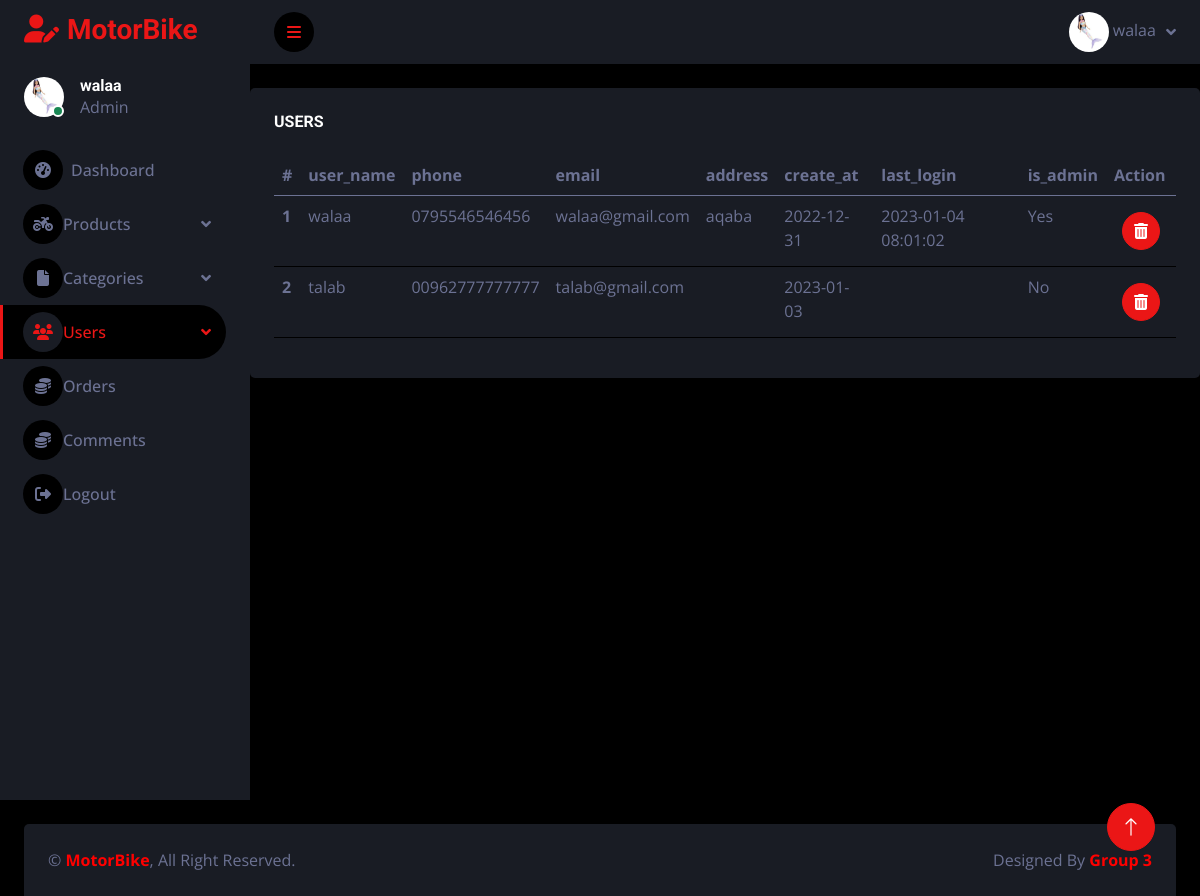
Screenshot of /admin_dashboard/users.php (signed in) with the database file from the repository.
### tables this page shows
CREATE TABLE `users` (
  `user_id` int(10) NOT NULL,
  `user_name` varchar(255) NOT NULL,
  `phone` varchar(255) NOT NULL,
  `email` varchar(255) NOT NULL,
  `password` varchar(255) NOT NULL,
  `address` varchar(255) DEFAULT NULL,
  `pic` varchar(255) DEFAULT NULL,
  `create_at` date NOT NULL DEFAULT current_timestamp(),
  `last_login` datetime DEFAULT NULL,
  `is_admin` tinyint(1) DEFAULT 0,
  `is_deleted` int(1) DEFAULT 0
);

### admin_dashboard/users.php (the view, shortened to what this page needs)
<!DOCTYPE html>
<html lang="en">
<head>
    <link rel="stylesheet" href="https://cdnjs.cloudflare.com/ajax/libs/font-awesome/6.2.1/css/all.min.css" />
    <?php include('./include/include_head.php');?>
     <div class="container-fluid pt-4 px-4">
                    </div>
                    <div class="col-12">
                        <div class="bg-secondary rounded h-100 p-4">
                            <h6 class="mb-4">USERS</h6>
                            <div class="table-responsive">
                                <table class="table">
                                    <thead>
                                        <tr>
                                            <th scope="col">#</th>
                                            <th scope="col">user_name</th>
                                            <th scope="col">phone</th>
                                            <th scope="col">email</th>
                                            <th scope="col">address</th>
                                            <th scope="col">create_at</th>
                                            <th scope="col">last_login</th>
                                            <th scope="col">is_admin</th>
                                            <th scope="col">Action</th>
                                        </tr>
                                    </thead>
                                    <tbody>
                                        <?php
                                        include ("./config.php");
                                        $sql = "SELECT * FROM users";
                                        $data= $conn->query($sql);
                                        $i = 1;
                                        $html = "";
                                        foreach($data as $row) {
                                            if ($row['is_deleted'] == 0){
                                            $e_id = $row['user_id'];
                                            $e_name = $row['user_name'];
                                            $e_phone = $row['phone'];
                                            $e_email = $row['email'];
                                            $e_address = $row['address'];
                                            $e_create_at = $row['create_at'];
                                            $e_last_login = $row['last_login'];
                                            $e_is_admin = $row['is_admin'];
                                            if($e_is_admin == 1){ $x = 'Yes';} else { $x = 'No';}
                                            $html .= "<tr><th scope='row'>$i</th>";
                                            $html .= "<td>$e_name</td>";
                                            $html .= "<td>$e_phone</td>";
                                            $html .= "<td>$e_email</td>";
                                            $html .= "<td>$e_address</td>";
                                            $html .= "<td>$e_create_at</td>";
                                            $html .= "<td>$e_last_login</td>";
                                            $html .= "<td>" . $x ."</td>";
                                            $html .= "<td><a href='delete_user.php?deleteid=$e_id'><button type=button' class='btn btn-square btn-primary m-2'><i class='fa-solid fa-trash-can'></i></button></a></td></tr>";
                                            $i++;
                                        } }
                                        echo $html;
                                        ?>
                                    </tbody>
                                </table>
                            </div>
                        </div>
                    </div>
                 </div>
    </div>
<?php include('./include/include_footer.php');?>

### admin_dashboard/css/style.css (style rules this page uses)
:root { --primary: #EB1616; --secondary: #191C24; --light: #6C7293; --dark: #000000; }
.btn { transition: .5s; }
.btn-square { width: 38px; height: 38px; }
.btn-square, .btn-sm-square, .btn-lg-square { padding: 0; display: inline-flex; align-items: center; justify-content: center; font-weight: normal; border-radius: 50px; }

### rows the page displays
users: user_name "walaa", phone "0795546546456", email "walaa@gmail.com", address "aqaba", create_at "2022-12-31", last_login "2023-01-04 08:01:02", is_admin "Yes"
users: user_name "talab", phone "00962777777777", email "talab@gmail.com", create_at "2023-01-03", is_admin "No"

### other values shown
$_SESSION["user_name"] "walaa"
